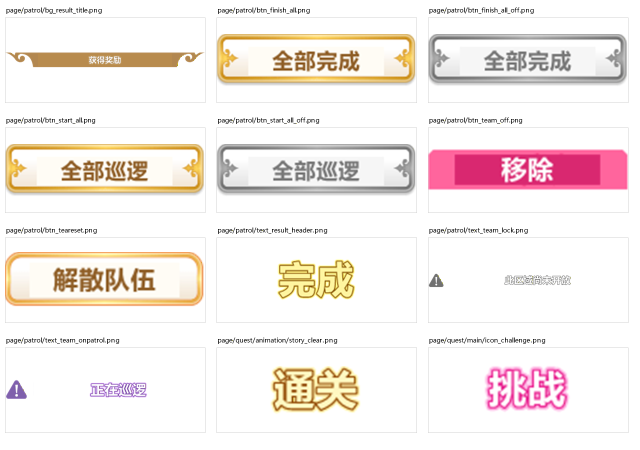
#> input picture magica/research/totentanz-full-localization-20260817/web-images/localized_contact_sheet_3.png, 1280 x 900 px (shown at 1/2 size)
$ python -i generate_resource_map.py   (imports and definitions only)
#> lines starting #> are read from the running program, lines starting #| are printed output that depends on the picture
from __future__ import annotations

import csv
import hashlib
import json
import re
import sys
from pathlib import Path

import numpy as np
from PIL import Image, UnidentifiedImageError


HERE = Path(__file__).resolve().parent
NEW_ROOT = HERE / "extracted" / "totentanz-frontend" / "totentanz-frontend"
OLD_ROOT = HERE / "old_cn"
TEXTISH = re.compile(
    r"(?:^|[/_.-])(btn|button|title|text|txt|label|logo|menu|tab|header|footer|caption|"
    r"message|notice|help|rule|howto|global|mission|quest|gacha|shop|team|unit|memoria|"
    r"formation|result|reward|badge|name|status|guide|tutorial|popup|select|confirm|clear|"
    r"complete|lock|unlock|story|event|campaign|arena|collection|login)(?:[/_.-]|$)",
    re.I,
)


# [6 lines left out: function digest, not called in this run]


def rgba(path: Path) -> tuple[Image.Image, np.ndarray]:
    im = Image.open(path).convert("RGBA")
    return im, np.asarray(im, dtype=np.int16)


# [6 lines left out: function dhash, not called in this run]


def metrics(src: Path, dst: Path) -> dict:
    try:
        si, s = rgba(src)
        di, d = rgba(dst)
    except (UnidentifiedImageError, OSError) as exc:
        return {"same_dimensions": False, "decode_error": str(exc)}
    result = {
        "source_width": si.width,
        "source_height": si.height,
        "target_width": di.width,
        "target_height": di.height,
        "same_dimensions": si.size == di.size,
    }
    if si.size != di.size:
        return result
    sa = s[:, :, 3:4].astype(np.float32) / 255.0
    da = d[:, :, 3:4].astype(np.float32) / 255.0
    sp = s[:, :, :3].astype(np.float32) * sa
    dp = d[:, :, :3].astype(np.float32) * da
    alpha_delta = np.abs(s[:, :, 3] - d[:, :, 3])
    visible_delta = np.max(np.abs(sp - dp), axis=2)
    changed = (visible_delta > 2.0) | (alpha_delta > 2)
    result.update(
        {
            "visible_change_ratio": round(float(changed.mean()), 6),
            "visible_identical_ratio": round(float(1.0 - changed.mean()), 6),
            "alpha_change_ratio": round(float((alpha_delta > 2).mean()), 6),
            "visual_mae": round(float((np.abs(sp - dp).mean() + alpha_delta.mean()) / 2.0), 6),
            "dhash_distance": round(float(np.not_equal(dhash(si), dhash(di)).mean()), 6),
        }
    )
    return result


# [113 lines left out: functions classify, write_tsv, build_row, main, not called in this run]


# [2 lines not run here, left out]

>>> import cv2
>>> picture = cv2.imread('../../../totentanz-full-localization-20260817/web-images/localized_contact_sheet_3.png', cv2.IMREAD_GRAYSCALE)
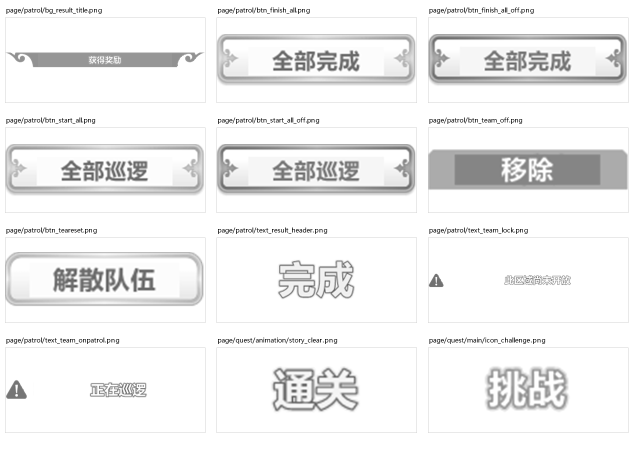
#> picture: shape (900, 1280) (shown at 1/2 size); min 0, max 255, mean 240.1
>>> result = metrics(picture, 'out.png')
#> (the run stopped early here; a loop or call above may not have finished)

$ run again, on magica/resource/image_web/announce/announce_1807311.png
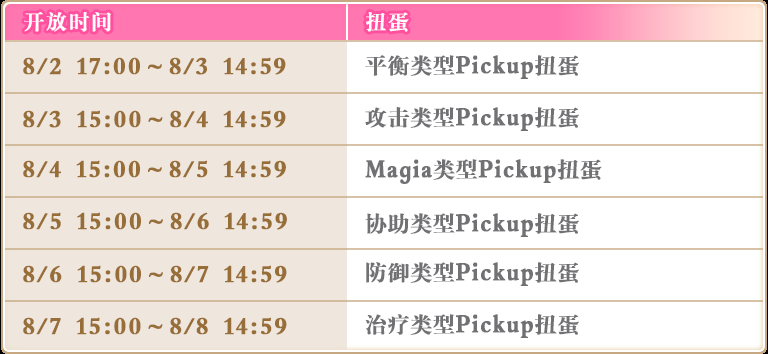
#> input picture magica/resource/image_web/announce/announce_1807311.png, 768 x 354 px
#> `picture = cv2.imread('../../../totentanz-full-localization-20260817/we..`:
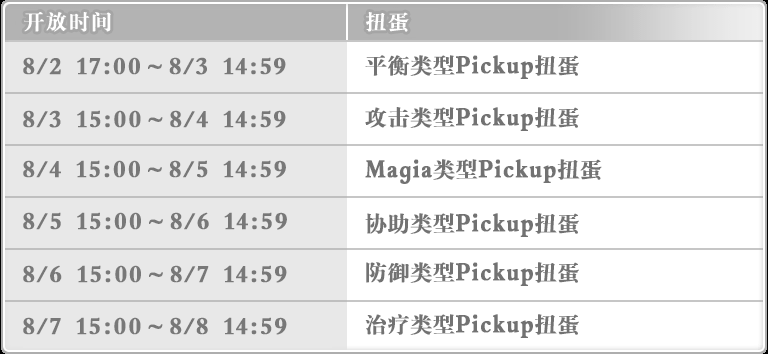
#> picture: shape (354, 768); min 0, max 255, mean 227
